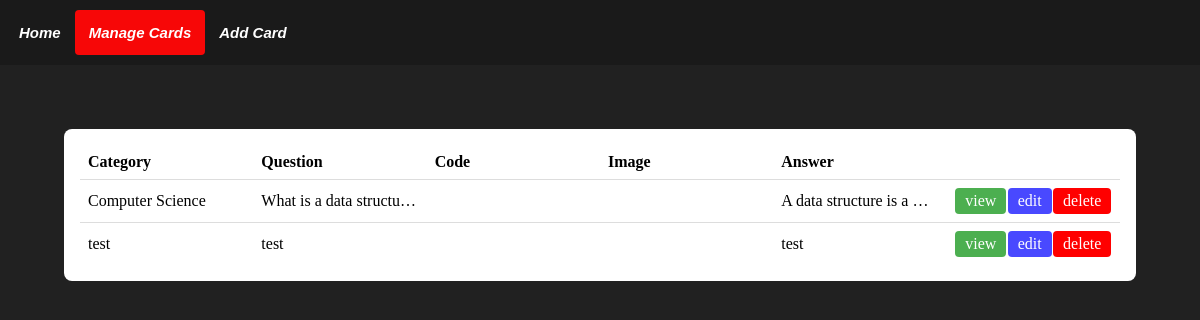
Page /manage_flashcards on the earlier database version.
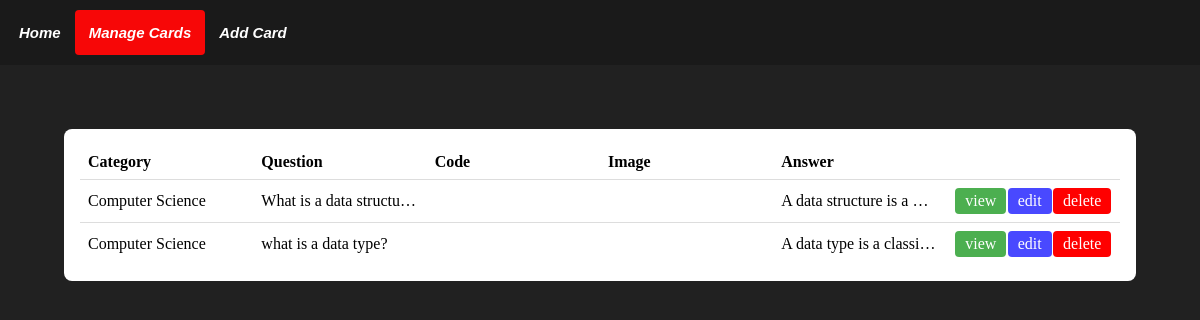
Same page on the later database version.
### tables this page shows
CREATE TABLE Flashcards(
              key INTEGER PRIMARY KEY AUTOINCREMENT,
              category TEXT NOT NULL,
              question TEXT NOT NULL,
              code TEXT,
              image_path TEXT,
              answer TEXT NOT NULL
    );

### app.py (the view)
@app.route("/manage_flashcards")
def manage_flashcards_route():
    data = database.view_allcards(category=None)
    return render_template('manage_flashcards.html', nav_id="manage-page", data=data)

### templates/manage_flashcards.html (shortened to what this page needs)
{% extends "base.html" %}
{% block content %}
<div class="questions-table">
    <table>
        <thead>
            <tr>
                <th>Category</th>
                <th>Question</th>
                <th>Code</th>
                <th>Image</th>
                <th>Answer</th>
                <th></th>
            </tr>
        </thead>
        <tbody>
            {% for value in data['questions'] %}
            <tr>
                <td id="category-cell" class="flash-cell">{{ value['category'] | escape }}</td>
                <td id="question-cell" class="flash-cell">{{ value['question'] | escape }}</td>
                <td id="code-cell" class="flash-cell">{{ value['code'] | escape }}</td>
                <td id="image-cell" class="flash-cell">{{ value['image'] | escape }}</td>
                <td id="answer-cell" class="flash-cell">{{ value['answer'] | escape }}</td>
                <td class="action-cell">
                    <div class="action-links">
                        <a class="view-cell" href="{{ url_for('view_flashcard_route', key=value['key']) | escape }}">view</a>
                        <a class="edit-cell" href="{{ url_for('edit_flashcard_route', key=value['key']) | escape }}">edit</a>
                        <a class="delete-cell" href="#" data-question="{{ value['key'] | escape }}">delete</a>
                    </div>
                </td>
            </tr>
            {% endfor %}
        </tbody>
    </table>
</div>
{% endblock %}

### templates/base.html (shortened to what this page needs)
<!DOCTYPE html>
<html lang="en">
    <head>
        <link rel="stylesheet" type="text/css" href="{{ url_for('static', filename='css/base.css') }}">
    </head>
    <body>
        <div id="nav-bar">
            <ul class="nav">
                <li><a href="{{  url_for('home')  }}" class="nav-tile {% if nav_id == 'home-page' %}active{% endif %}">Home</a></li>
                <li><a href="{{  url_for('manage_flashcards_route')  }}" class="nav-tile {% if nav_id == 'manage-page' %}active{% endif %}">Manage Cards</a></li>
                <li><a href="{{  url_for('add_flashcard_route')  }}" class="nav-tile {% if nav_id == 'add-page' %}active{% endif %}">Add Card</a></li>
            </ul>
        </div>
        <div id="flash-messages">
        </div>
        <div class="content">
            {% block content %}{% endblock %}
        </div>
    </body>
</html>

### static/css/base.css (style rules this page uses)
* { padding: 0; margin: 0; box-sizing: border-box; }
body { background-color: #212121; font-family: 'Times New Roman', Times, serif; width: 100%; position: relative; display: flex; flex-direction: column; min-height: 100vh; }
#nav-bar { color: rgb(255, 255, 255); font-size: 15px; font-family: Arial, sans-serif; font-weight: bold; font-style: italic; padding: 10px 0px 10px 5px; margin-bottom: 1rem; background-color: rgba(0, 0, 0, 0.2); display: flex; flex-direction: row; }
.nav { list-style-type: none; margin: 0; padding: 0; overflow: hidden; }
.nav li { display: inline; float: left; }
.nav-tile { display: block; color: rgb(255, 255, 255); text-align: center; padding: 14px; text-decoration: none; border-radius: 4px; }
.active { background: rgb(247, 7, 7); }
#flash-messages { margin: 0 4rem 1rem 4rem; height: 2rem; overflow: hidden; }
.questions-table { margin: 0 4rem 2rem 4rem; padding: 1rem; border-radius: 8px; background-color: white; }
table { width: 100%; table-layout: fixed; border-collapse: collapse; }
th, td { width: 25%; text-align: left; border-bottom: 1px solid #ddd; padding: 8px; }
tr:last-child td { border-bottom: none; }
.flash-cell { white-space: nowrap; overflow: hidden; text-overflow: ellipsis; }
.action-cell { text-align: center; justify-content: space-around; }
.action-links { display: flex; justify-content: space-around; }
.view-cell, .edit-cell, .delete-cell { text-decoration: none; color: white; padding: 4px 10px; border-radius: 4px; }
.view-cell { background-color: #4CAF50; }
.edit-cell { background-color: rgb(73, 73, 255); }
.delete-cell { background-color: red; }

Differences in the rows shown:
removed Flashcards: category "test", question "test", answer "test"
added Flashcards: category "Computer Science", question "what is a data type?", answer "A data type is a classi…"
